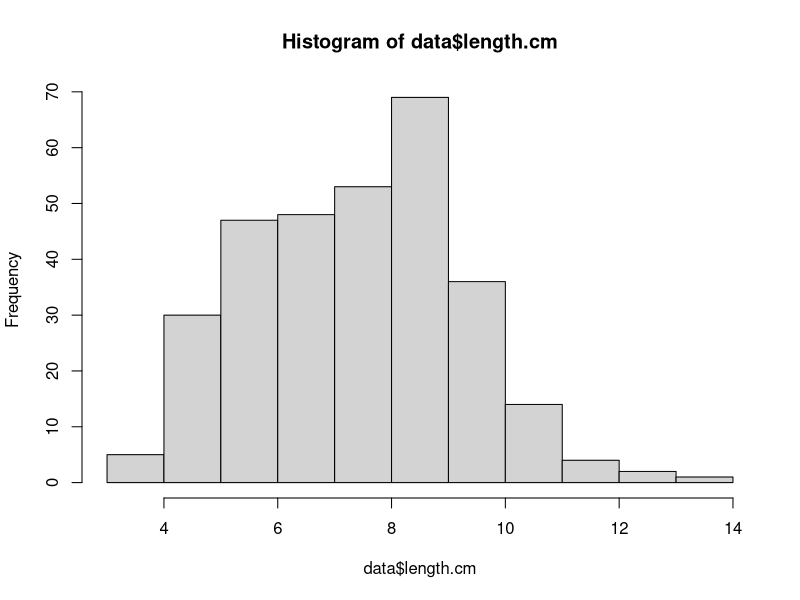
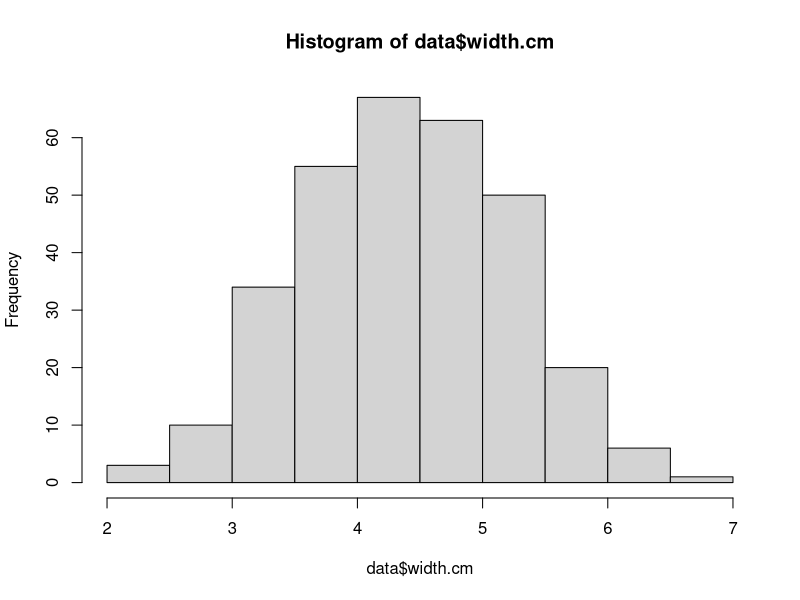
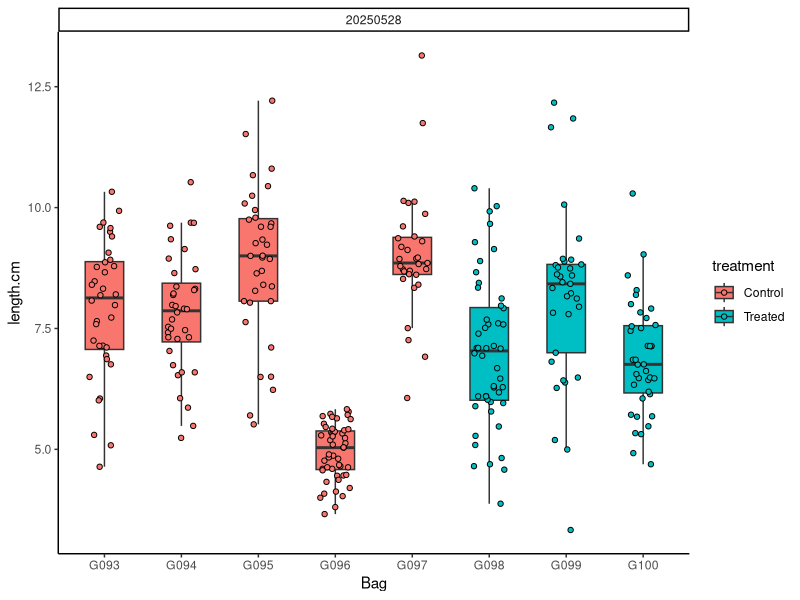
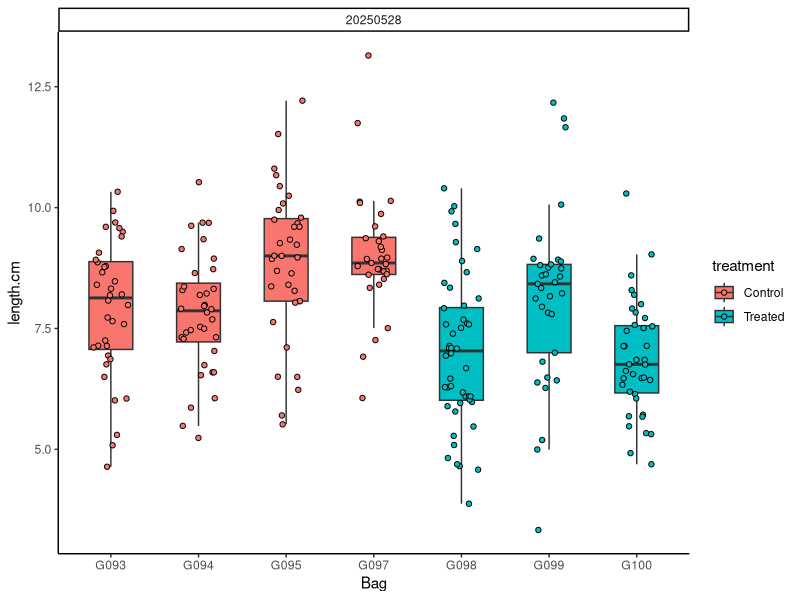
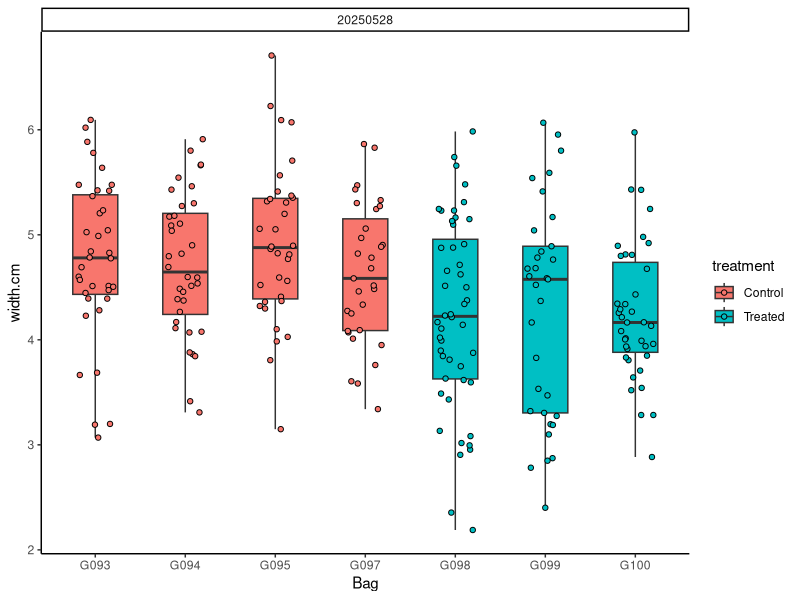
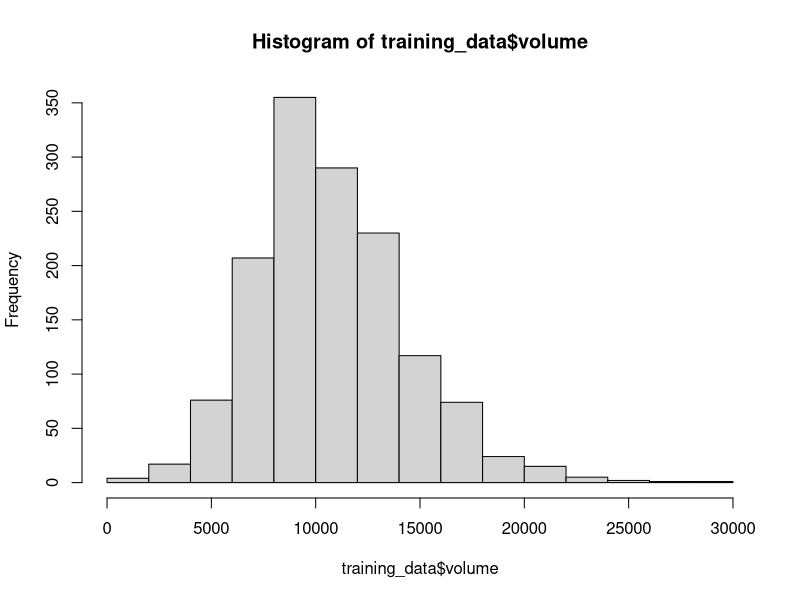
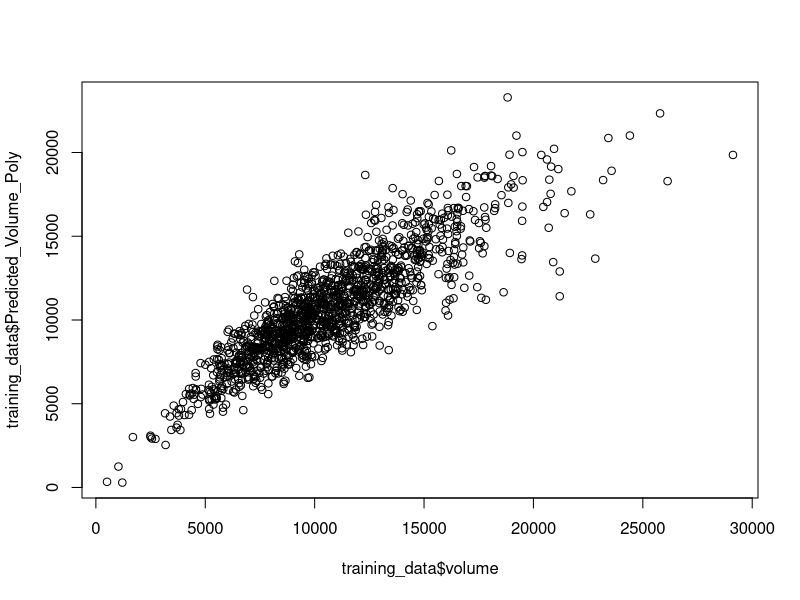
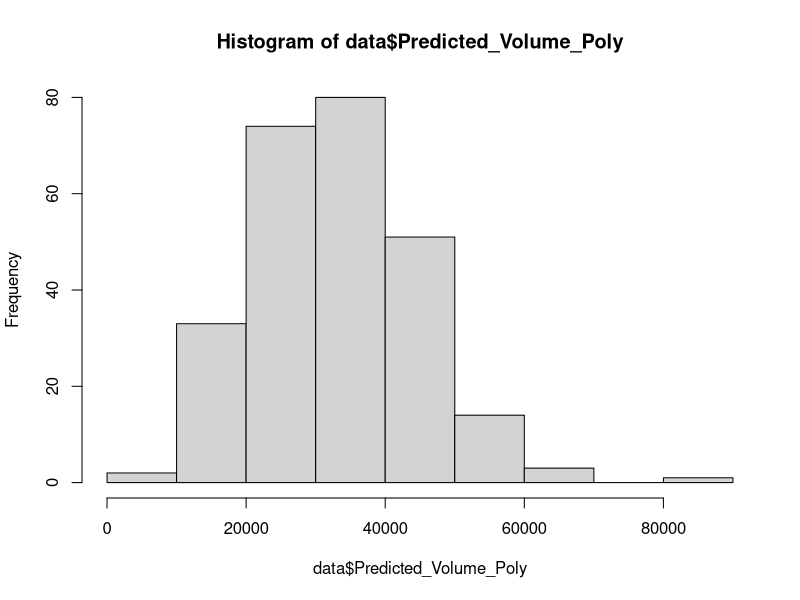

Write R code to recreate these figures, in order.
## ---- chunk 1
knitr::opts_chunk$set(echo = TRUE, warning = FALSE, message = FALSE)
## ---- chunk 2
if ("tidyverse" %in% rownames(installed.packages()) == 'FALSE') install.packages('tidyverse') 
if ("ggplot2" %in% rownames(installed.packages()) == 'FALSE') install.packages('ggplot2') 
if ("ggeffects" %in% rownames(installed.packages()) == 'FALSE') install.packages('ggeffects') 

library("ggplot2")
library("tidyverse")
library("lme4")
library("lmerTest")
library("emmeans")
library("car")
library("mgcv")
library("ggeffects")
library("cowplot")
library("readxl")
## ---- chunk 3
data<-read_excel(path="data/outplanting/Sequim/size_Sequim.xlsx")%>%
  mutate(date=as.factor(date))
## ---- chunk 4
data$bag<-factor(data$bag)
## ---- chunk 5
metadata<-read_csv(file="data/outplanting/Sequim/bag_list_Sequim.csv")
metadata$bag<-factor(metadata$bag)

data$treatment<-metadata$treatment[match(data$bag, metadata$bag)]
## ---- chunk 6
hist(data$length.cm)
hist(data$width.cm)
## ---- chunk 7
plot1<-data%>%
  ggplot(aes(x=bag, y=length.cm, fill = treatment)) +
  facet_wrap(~date)+
  geom_boxplot(width=.5, outlier.shape= NA, position = position_dodge(width = 0.4)) +
  geom_point(pch = 21, position=position_jitterdodge(dodge.width=0.4)) +
  xlab("Bag") + 
  theme_classic(); plot1
## ---- chunk 8
data<-data%>%
  filter(!bag=="G096")
## ---- chunk 9
plot1<-data%>%
  ggplot(aes(x=bag, y=length.cm, fill = treatment)) +
  facet_wrap(~date)+
  geom_boxplot(width=.5, outlier.shape= NA, position = position_dodge(width = 0.4)) +
  geom_point(pch = 21, position=position_jitterdodge(dodge.width=0.4)) +
  xlab("Bag") + 
  theme_classic(); plot1
## ---- chunk 10
plot2<-data%>%
  ggplot(aes(x=bag, y=width.cm, fill = treatment)) +
  facet_wrap(~date)+
  geom_boxplot(width=.5, outlier.shape= NA, position = position_dodge(width = 0.4)) +
  geom_point(pch = 21, position=position_jitterdodge(dodge.width=0.4)) +
  xlab("Bag") + 
  theme_classic(); plot2
## ---- chunk 11
data$length.mm<-data$length.cm*10
data$width.mm<-data$width.cm*10
## ---- chunk 12
training_data<-read_csv(file="data/outplanting/GoosePoint/growth_GoosePoint.csv")%>%
  mutate(date=as.factor(date))%>%
  filter(date=="20240909")

training_data$volume <- (4/3) * pi * (training_data$length.mm/2) * (training_data$width.mm/2) * (training_data$depth.mm/2)

training_data<-training_data%>%
  filter(!is.na(volume))

hist(training_data$volume)
## ---- chunk 13
# Fit a polynomial regression model (2nd-degree polynomial)
poly_model <- lm(volume ~ poly(length.mm, 2) + poly(width.mm, 2) + length.mm:width.mm, data = training_data)

summary(poly_model)
## ---- chunk 14
training_data$Predicted_Volume_Poly <- predict(poly_model, training_data)
plot(training_data$Predicted_Volume_Poly ~ training_data$volume)
## ---- chunk 15
data$Predicted_Volume_Poly <- predict(poly_model, data)
hist(data$Predicted_Volume_Poly)
## ---- chunk 16
data<-data%>%filter(Predicted_Volume_Poly>0)
hist(data$Predicted_Volume_Poly)
## ---- chunk 17
plot4<-data%>%
  ggplot(aes(x=bag, y=Predicted_Volume_Poly, fill = treatment)) +
  geom_boxplot(width=.5, outlier.shape= NA, position = position_dodge(width = 0.4)) +
  geom_point(pch = 21, position=position_jitterdodge(dodge.width=0.4)) +
  xlab("Bag") + 
  scale_colour_manual(values=c("darkgray", "purple3"))+
  scale_fill_manual(values=c("darkgray", "purple3"))+
  theme_classic(); plot4

ggsave(plot4, filename="figures/growth/sequim/bag_sizes.png", width=8, height=5, units="in")
## ---- chunk 18
plot5<-data%>%
  ggplot(aes(x=treatment, y=Predicted_Volume_Poly, fill = treatment)) +
  geom_boxplot(width=.5, outlier.shape= NA, position = position_dodge(width = 0.4)) +
  geom_point(pch = 21, position=position_jitterdodge(dodge.width=0.4)) +
  xlab("Treatment") +
  ylab(expression(paste("Growth (mm" ^3, ")")))+
  theme_classic() +
    scale_colour_manual(values=c("darkgray", "orange"))+
  scale_fill_manual(values=c("darkgray", "orange"))+
  theme(axis.text.x=element_text(angle=45, vjust=1, hjust=1), 
        legend.title=element_blank()); plot5

ggsave(plot5, filename="figures/growth/sequim/treatment_sizes.png", width=5, height=4, units="in")
## ---- chunk 19
plot6<-data%>%
  group_by(bag, treatment, date)%>%
  summarise(mean=mean(Predicted_Volume_Poly, na.rm=TRUE), se=sd(Predicted_Volume_Poly, na.rm=TRUE)/sqrt(length(Predicted_Volume_Poly)))%>%
  
  ggplot(aes(x=bag, y=mean, fill = treatment)) +
  geom_point(pch = 21) +
  geom_errorbar(aes(ymin=mean-se, ymax=mean+se), width=0)+
  xlab("Bag") + 
  ylab("Volume")+
  #ylim(2000, 15000)+
  theme_classic() + 
  theme(axis.text.x=element_text(angle=45, vjust=1, hjust=1)); plot6
## ---- chunk 20
plot7<-data%>%
  group_by(treatment, date)%>%
  summarise(mean=mean(Predicted_Volume_Poly, na.rm=TRUE), se=sd(Predicted_Volume_Poly, na.rm=TRUE)/sqrt(length(Predicted_Volume_Poly)))%>%
  
  ggplot(aes(x=treatment, y=mean, fill = treatment)) +
  geom_point(pch = 21, size=4) +
  geom_errorbar(aes(ymin=mean-se, ymax=mean+se), width=0)+
  xlab("Treatment") + 
  ylab("Volume")+
  #ylim(5000, 15000)+
  theme_classic() + 
  theme(axis.text.x=element_text(angle=45, vjust=1, hjust=1)); plot7
## ---- chunk 21
model<-lmer(sqrt(Predicted_Volume_Poly) ~ treatment + (1|bag:treatment), data=data)

summary(model)
anova(model)

qqPlot(residuals(model))
hist(residuals(model))
## ---- chunk 22
# Extract raw residuals
data$raw_resid <- residuals(model)

# Standardize residuals
data$std_resid <- data$raw_resid / sd(data$raw_resid)

# Flag potential outliers
outlier_threshold <- 3
data$outlier_flag <- abs(data$std_resid) > outlier_threshold

# Filter rows flagged as outliers
outliers <- data %>% filter(outlier_flag == TRUE)
print(outliers)

# Plot standardized residuals
ggplot(data, aes(x = seq_along(std_resid), y = std_resid)) +
  geom_point(aes(color = outlier_flag), size = 2) +
  geom_hline(yintercept = c(-outlier_threshold, outlier_threshold), linetype = "dashed", color = "red") +
  labs(title = "Standardized Residuals with Outliers", x = "Index", y = "Standardized Residual") +
  theme_minimal()
## ---- chunk 23
data<-data%>%
  filter(!outlier_flag==TRUE)
## ---- chunk 24
model<-lmer(sqrt(Predicted_Volume_Poly) ~ treatment + (1|bag:treatment), data=data)

summary(model)
anova(model)

qqPlot(residuals(model))
hist(residuals(model))
